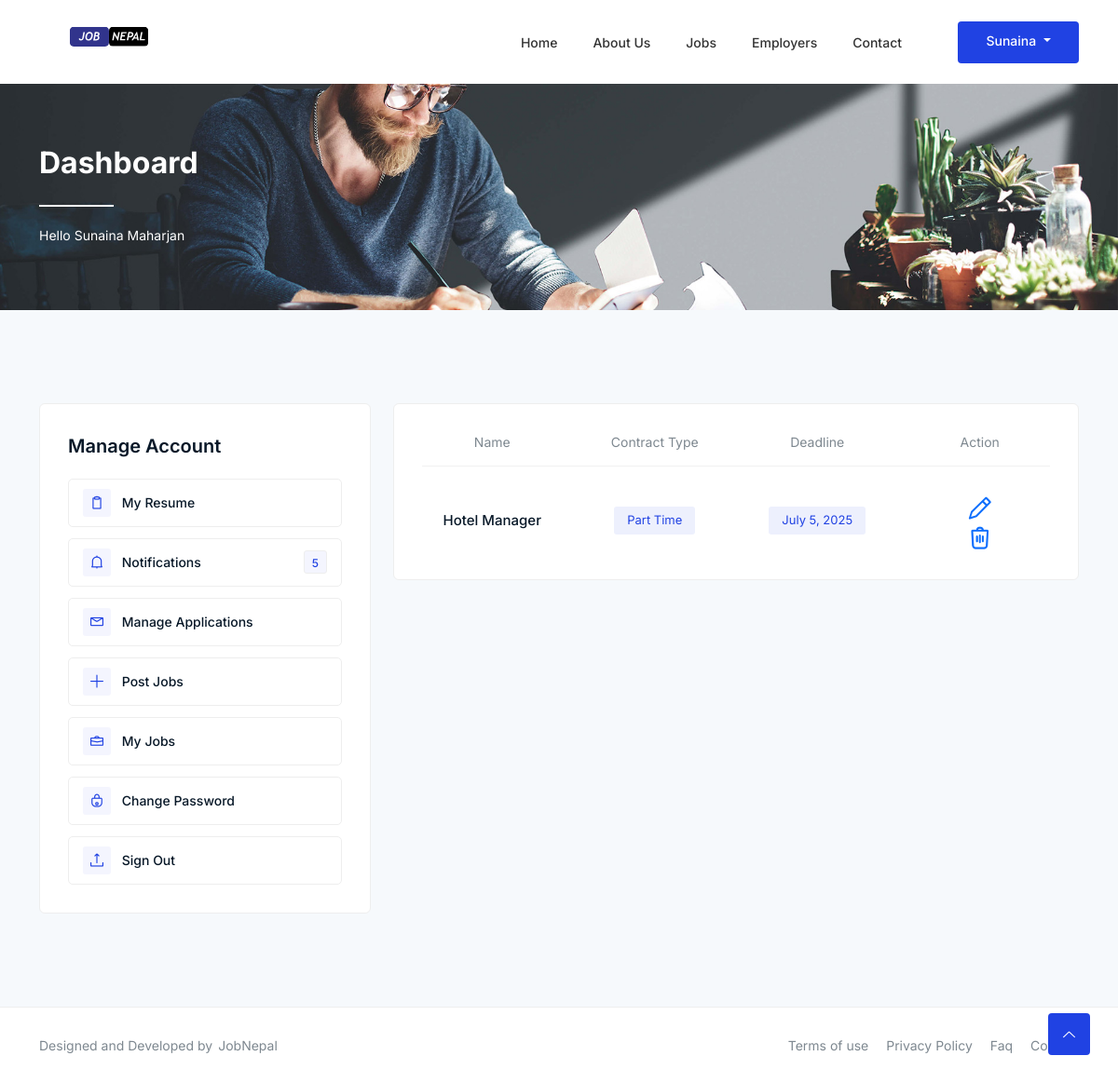
Screenshot of /jobs/my-job/ (signed in) with the database file from the repository.
### accounts/models.py (models this page shows, shortened)
class Account(AbstractBaseUser):
    first_name      = models.CharField(max_length=50)
    last_name       = models.CharField(max_length=50)
    username        = models.CharField(max_length=50, unique=True)
    email           = models.EmailField(max_length=100, unique=True)
    phone_number    = models.CharField(max_length=50)
    company_name    = models.CharField(max_length=300, blank=True, null=True)
    company_address = models.TextField( blank=True, null=True)
    date_joined     = models.DateTimeField(auto_now_add=True)
    last_login      = models.DateTimeField(auto_now_add=True)
    is_admin        = models.BooleanField(default=False)
    is_staff        = models.BooleanField(default=False)
    is_active       = models.BooleanField(default=False)
    is_superadmin   = models.BooleanField(default=False)
    USERNAME_FIELD  = 'email'
    REQUIRED_FIELDS = ['username', 'first_name', 'last_name']
    objects = MyAccountManager()
    def full_name(self):
        return f'{self.first_name} {self.last_name}'

### job/models.py (models this page shows, shortened)
class Job(models.Model):
    user = models.ForeignKey(Account, on_delete=models.CASCADE)
    job_title = models.CharField(max_length=255)
    job_slug = models.SlugField(max_length=100, unique=True)
    job_type = models.ForeignKey(JobType, on_delete=models.SET_NULL, null=True)
    category = models.ForeignKey(Category, on_delete=models.SET_NULL, null=True)
    application_deadline = models.DateField(null=True)
    salary = models.CharField(max_length=100, blank=True)
    job_description = models.TextField()
    job_requirements = models.TextField()
    company_name = models.CharField(max_length=255)
    company_website = models.CharField(max_length=255)
    company_location = models.CharField(max_length=255)
    is_featured = models.BooleanField(default=False)
    job_post_date = models.DateTimeField(null=True)

### jobType/models.py (models this page shows)
class JobType(models.Model):
    job_type_name = models.CharField(max_length=50, unique=True)
    slug          = models.SlugField(max_length=100, unique=True)
    is_active     = models.BooleanField(default=False)
    def __str__(self):
        return self.job_type_name

### job/views.py (the view)
# urls.py: path('my-job/', views.myJob, name='myjob'),
def myJob(request):
    user = request.user
    jobs = Job.objects.filter(user=user)
    context = {
        'my_job': jobs,
        'page_title': 'Save Job'
    }
    return render(request,'job/manage-job.html',context)

### category/context_processors.py (called while the page is built)
def categories_links(request):
    category_links = Category.objects.all()
    return dict(category_links=category_links)

### jobType/context_processors.py (called while the page is built)
def job_type_links(request):
    job_type_links = JobType.objects.all()
    return dict(job_type_links=job_type_links)

### templates/job/manage-job.html (shortened to what this page needs)
{% extends "layouts/base.html" %}
{% load static %}
{% block content %}
 <div class="breadcrumbs">
        <div class="container">
            <div class="row">
                <div class="col-12">
                    <div class="breadcrumbs-content">
                        <h1 class="page-title">Dashboard</h1>
                        <p>Hello {{ user.full_name }}</p>
                    </div>
                </div>
            </div>
        </div>
    </div>
      <div class="manage-jobs section">
        <div class="container">
            <div class="alerts-inner">
                <div class="row">
                 {% include "layouts/sidebars.html" %}
                    <div class="col-lg-8 col-12">
                        <div class="job-items">
                            {% if my_job %}
                            <div class="manage-list">
                                <div class="row">
                                    <div class="col-lg-3 col-md-3 col-12 text-center">
                                        <p>Name</p>
                                    </div>
                                    <div class="col-lg-3 col-md-3 col-12 text-center">
                                        <p>Contract Type</p>
                                    </div>
                                    <div class="col-lg-3 col-md-3 col-12 text-center">
                                        <p>Deadline</p>
                                    </div>
                                    <div class="col-lg-3 col-md-3 col-12 text-center">
                                        <p>Action</p>
                                    </div>
                                </div>
                            </div>
                            {% for job in my_job %}
                            <div class="manage-content">
                                <div class="row align-items-center justify-content-center">
                                    <div class="col-lg-3 col-md-3 col-12 text-center">
                                        <h3>{{ job.job_title }}</h3>
                                    </div>
                                    <div class="col-lg-3 col-md-3 col-12 text-center">
                                        <p><span class="time">{{ job.job_type }}</span></p>
                                    </div>
                                    <div class="col-lg-3 col-md-3 col-12 text-center">
                                        <p><span class="time">{{ job.application_deadline }}</span></p>
                                    </div>
                                    <div class="col-lg-3 col-md-3 col-12 text-center">
                                        <a href="{% url 'editJob' job.id %}"><i class=" btn- lni lni-pencil m-2" style="font-size: 24px;"></i></a>
                                        {% if request.user == job.user or request.user.is_superuser %}
                                                <form action="{% url 'deleteJob' job.id %}" method="post" onsubmit="return confirm('Are you sure you want to delete this job?');">
                                                     <a href="{% url 'deleteJob' job.id %}" onsubmit="return confirm('Are you sure you want to delete this job?');"><i class="btn- lni lni-trash" type="submit" style="font-size: 24px;"></i></a>
                                                    </form>
                                                    {% endif %}
                                    </div>
                                </div>
                            </div>
                            {% endfor %}
                            {% else %}
                            <div class="row align-items-center justify-content-center">
                                    <div class="col-lg-12 col-md-12 col-12 text-center">
                                        <h3>Job Not Found</h3>
                                    </div>
                                    </div>
                            {% endif %}
                        </div>
                    </div>
                </div>
            </div>
        </div>
    </div>
{% endblock %}

### templates/layouts/base.html (shortened to what this page needs)
<!DOCTYPE html>
{% load static %}
<html class="no-js" lang="zxx">
<head>
    <link rel="stylesheet" href="{% static 'assets/css/bootstrap.min.css' %}" />
    <link rel="stylesheet" href="{% static 'assets/css/LineIcons.2.0.css' %}" />
    <link rel="stylesheet" href="{% static 'assets/css/animate.css' %}" />
    <link rel="stylesheet" href="{% static 'assets/css/tiny-slider.css' %}" />
    <link rel="stylesheet" href="{% static 'assets/css/glightbox.min.css' %}" />
    <link rel="stylesheet" href="{% static 'assets/css/main.css' %}" />
</head>
<body>
    <header class="header other-page">
        <div class="navbar-area">
            <div class="container">
                <div class="row align-items-center">
                    <div class="col-lg-12">
                        <nav class="navbar navbar-expand-lg">
                            <a class="navbar-brand logo" href="{% url 'home' %}">
                                <img class="logo1" src="{% static 'assets/images/logo/joblogo.svg' %}" height="90px" alt="Logo" />
                            </a>
                            <div class="collapse navbar-collapse sub-menu-bar" id="navbarSupportedContent">
                                <ul id="nav" class="navbar-nav ml-auto">
                                    <li class="nav-item"><a href="{% url 'home' %}">Home</a> </li>
                                    <li class="nav-item"><a href="{% url 'aboutUs' %}">About Us </a> </li>
                                    <li class="nav-item"><a href="#">Jobs</a>
                                    </li>
                                   {% if user.is_staff is True %}
                                    <li class="nav-item"><a href="#">Candidates</a>
                                        <ul class="sub-menu">
                                            <li><a href="add-resume.html">Add Resume</a></li>
                                            <li><a href="job-alerts.html">Job Alerts</a></li>
                                        </ul>
                                    </li>
                                    {% elif user.is_admin is True %}
                                    <li class="nav-item"><a href="#">Employers </a>
                                    </li>
                                   {% endif %}
                                    <li class="nav-item"><a href="{% url 'contactUs' %}">Contact </a> </li>
                                </ul>
                            </div>
                             {% if user.id is None %}
                            <div class="button">
                                <a href="{% url 'login' %}"class="login"><i class="lni lni-lock-alt"></i> Login</a>
                                <a href="{% url 'register' %}" class="btn">Sign Up</a>
                            </div>
                            {% else %}
                            <div class="button">
                                <div class="dropdown show">
  <a class="btn btn-secondary dropdown-toggle" href="#" role="button" id="dropdownMenuLink" data-toggle="dropdown" aria-haspopup="true" aria-expanded="false">
   {{ user.first_name }}
  </a>
</div>
                            </div>
                            {% endif %}
                        </nav>
                    </div>
                </div>
            </div>
        </div>
    </header>
 {% block content %}
 {% endblock %}
 <footer class="footer">
        <div class="footer-bottom">
            <div class="container">
                <div class="inner">
                    <div class="row">
                        <div class="col-lg-6 col-md-6 col-12">
                            <div class="left">
                                <p>Designed and Developed by<a href="https://graygrids.com/" rel="nofollow"
                                        target="_blank">JobNepal</a></p>
                            </div>
                        </div>
                        <div class="col-lg-6 col-md-6 col-12">
                            <div class="right">
                                <ul>
                                    <li><a href="#">Terms of use</a></li>
                                    <li><a href="#"> Privacy Policy</a></li>
                                    <li><a href="#">Faq</a></li>
                                    <li><a href="#">Contact</a></li>
                                </ul>
                            </div>
                        </div>
                    </div>
                </div>
            </div>
        </div>
    </footer>
    <a href="#" class="scroll-top btn-hover">
        <i class="lni lni-chevron-up"></i>
    </a>
</body>
</html>

### rows the page displays
Account: first_name "Sunaina", full_name "Sunaina Maharjan"
Job: job_title "Hotel Manager", job_type "Part Time", application_deadline "July 5, 2025"
